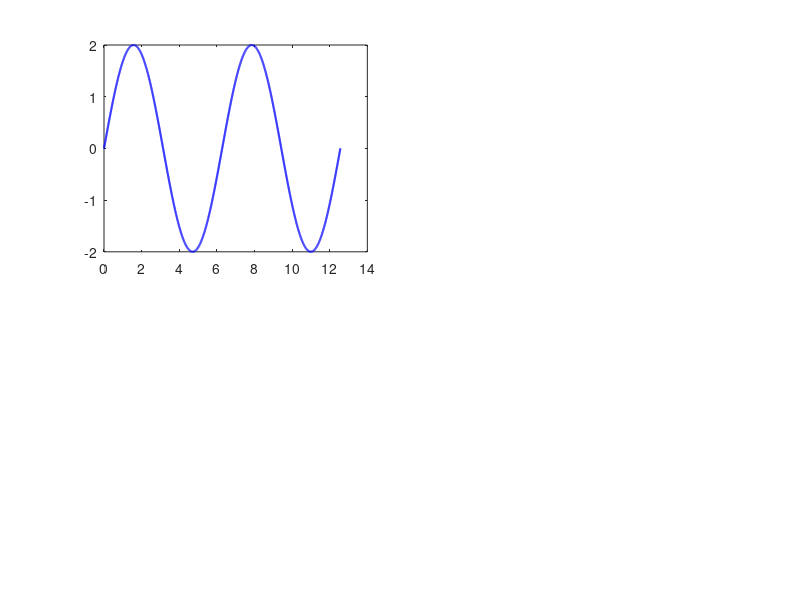

The MATLAB script that drew this image: (Note: this script raises an error after producing the figure.)
%% HYSTERESIS BLOCK (SCHMITT TRIGGER / RELAY WITH HYSTERESIS) - SIMPLE DEMO
% Output switches to 1 when input rises above +h
% Output switches to 0 when input falls below -h
% Between -h and +h the output keeps its previous value (memory).

clear; clc; close all;

h  = 1;                          % switching thresholds are +h and -h
t  = linspace(0, 4*pi, 2000);
x  = 2*sin(t);                   % input: slow sine sweeping up and down
y  = zeros(size(x));             % output
y(1) = 0;

for k = 2:numel(x)
    if x(k) >= h
        y(k) = 1;                % rose above upper threshold
    elseif x(k) <= -h
        y(k) = 0;                % fell below lower threshold
    else
        y(k) = y(k-1);           % inside the band: hold previous output
    end
end

% For comparison: ordinary comparator (no hysteresis)
y_nohys = double(x >= 0);

%% Plots
figure('Position',[100 100 1000 650]);

subplot(2,2,1);
plot(t, x, 'b', 'LineWidth', 1.5); hold on;
yline(h, 'r--', '+h'); yline(-h, 'r--', '-h');
title('Input'); xlabel('Time'); grid on;

subplot(2,2,3);
stairs(t, y, 'm', 'LineWidth', 1.5); ylim([-0.2 1.2]);
title('Output with hysteresis'); xlabel('Time'); grid on;

subplot(2,2,2);
plot(x, y_nohys, 'k', 'LineWidth', 1.5); ylim([-0.2 1.2]);
title('No hysteresis: single threshold'); xlabel('Input x'); ylabel('Output y'); grid on;

subplot(2,2,4);
plot(x, y, 'm', 'LineWidth', 1.5); hold on;
xline(h, 'r--'); xline(-h, 'r--'); ylim([-0.2 1.2]);
title('With hysteresis: loop'); xlabel('Input x'); ylabel('Output y'); grid on;

%% Noise robustness: why hysteresis is useful
figure('Position',[150 150 1000 400]);
xn = 0.3*sin(2*pi*0.5*t) + 0.15*randn(size(t));   % slow signal + noise near zero
yn_nohys = double(xn >= 0);
yn_hys = zeros(size(xn));
hn = 0.3;
for k = 2:numel(xn)
    if xn(k) >= hn,      yn_hys(k) = 1;
    elseif xn(k) <= -hn, yn_hys(k) = 0;
    else,                yn_hys(k) = yn_hys(k-1);
    end
end

subplot(1,3,1); plot(t, xn, 'b'); title('Noisy input'); grid on;
subplot(1,3,2); stairs(t, yn_nohys, 'k'); ylim([-0.2 1.2]);
title('Comparator: chatters'); grid on;
subplot(1,3,3); stairs(t, yn_hys, 'm'); ylim([-0.2 1.2]);
title('Hysteresis: clean switching'); grid on;
